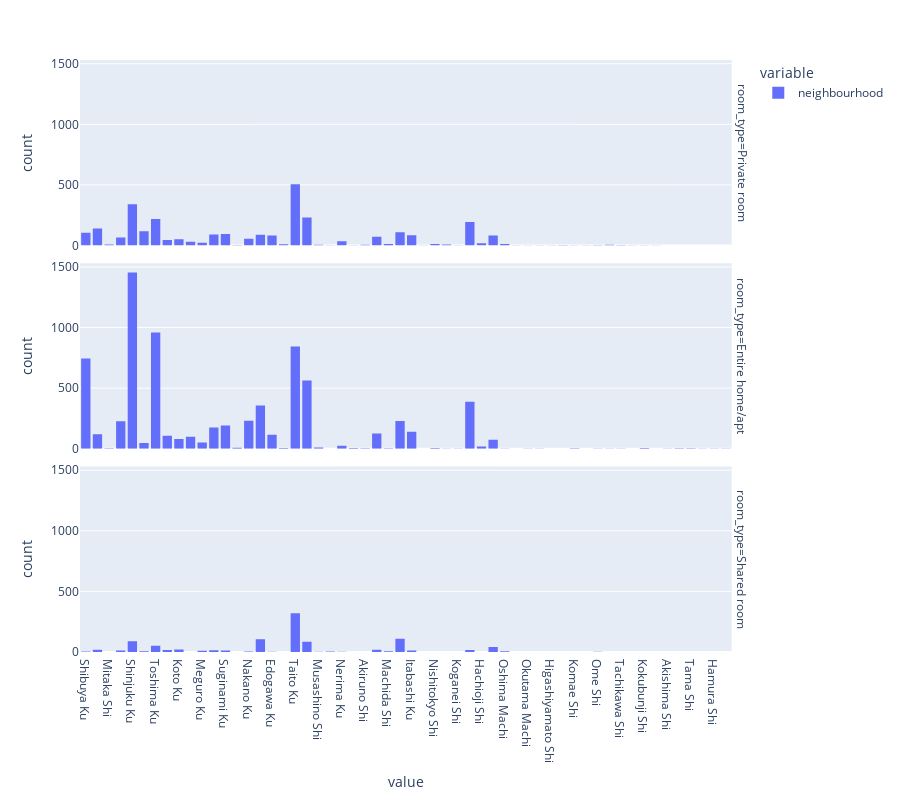

Notebook source saved alongside this figure:
### Code cell
fig = px.histogram(data_frame=df, x=['neighbourhood'],facet_row='room_type')
fig.update_layout(height=800)
fig.show()

### Figure 1 — Plotly figure (JSON) as saved in the notebook; plotly's stock layout.template omitted (floating-point values rounded to 4 significant figures; data arrays with more than 128 entries replaced by an {"elided": "..."} marker saying what was removed)
{"data": [{"alignmentgroup": "True", "bingroup": "x", "hovertemplate": "variable=neighbourhood<br>room_type=Private room<br>value=%{x}<br>count=%{y}<extra></extra>", "legendgroup": "neighbourhood", "marker": {"color": "#636efa", "pattern": {"shape": ""}}, "name": "neighbourhood", "offsetgroup": "neighbourhood", "orientation": "v", "showlegend": true, "type": "histogram", "x": {"elided": "3004 str values"}, "xaxis": "x3", "yaxis": "y3"}, {"alignmentgroup": "True", "bingroup": "x", "hovertemplate": "variable=neighbourhood<br>room_type=Entire home/apt<br>value=%{x}<br>count=%{y}<extra></extra>", "legendgroup": "neighbourhood", "marker": {"color": "#636efa", "pattern": {"shape": ""}}, "name": "neighbourhood", "offsetgroup": "neighbourhood", "orientation": "v", "showlegend": false, "type": "histogram", "x": {"elided": "7463 str values"}, "xaxis": "x2", "yaxis": "y2"}, {"alignmentgroup": "True", "bingroup": "x", "hovertemplate": "variable=neighbourhood<br>room_type=Shared room<br>value=%{x}<br>count=%{y}<extra></extra>", "legendgroup": "neighbourhood", "marker": {"color": "#636efa", "pattern": {"shape": ""}}, "name": "neighbourhood", "offsetgroup": "neighbourhood", "orientation": "v", "showlegend": false, "type": "histogram", "x": {"elided": "999 str values"}, "xaxis": "x", "yaxis": "y"}], "layout": {"annotations": [{"font": {}, "showarrow": false, "text": "room_type=Shared room", "textangle": 90, "x": 0.98, "xanchor": "left", "xref": "paper", "y": 0.1567, "yanchor": "middle", "yref": "paper"}, {"font": {}, "showarrow": false, "text": "room_type=Entire home/apt", "textangle": 90, "x": 0.98, "xanchor": "left", "xref": "paper", "y": 0.5, "yanchor": "middle", "yref": "paper"}, {"font": {}, "showarrow": false, "text": "room_type=Private room", "textangle": 90, "x": 0.98, "xanchor": "left", "xref": "paper", "y": 0.8433, "yanchor": "middle", "yref": "paper"}], "barmode": "relative", "height": 800, "legend": {"title": {"text": "variable"}, "tracegroupgap": 0}, "margin": {"t": 60}, "xaxis": {"anchor": "y", "domain": [0, 0.98], "title": {"text": "value"}}, "xaxis2": {"anchor": "y2", "domain": [0, 0.98], "matches": "x", "showticklabels": false}, "xaxis3": {"anchor": "y3", "domain": [0, 0.98], "matches": "x", "showticklabels": false}, "yaxis": {"anchor": "x", "domain": [0, 0.3133], "title": {"text": "count"}}, "yaxis2": {"anchor": "x2", "domain": [0.3433, 0.6567], "matches": "y", "title": {"text": "count"}}, "yaxis3": {"anchor": "x3", "domain": [0.6867, 1.0], "matches": "y", "title": {"text": "count"}}}}
